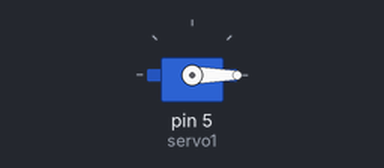
The sketch below on a simulated Arduino Uno, built with avr-gcc and run on an emulated ATmega328P. On the bench: servo.

Above: at 0.05 s.
At 0.6 s:
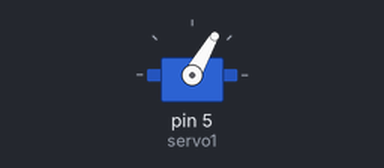
At 0.8 s:
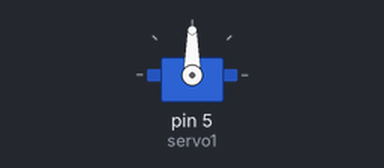
At 1.2 s:
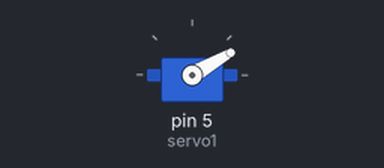
Timing chart, 0 to 3.0 s (numbered marks = the images above):
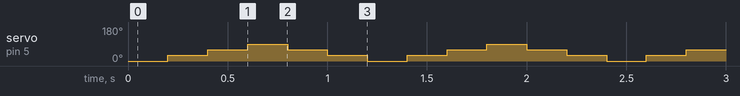

Measured:
- by itself, servo on pin 5 (servo1): repeats every 1.2 s: 60° 0.20 s, 90° 0.20 s, 60° 0.20 s, 30° 0.20 s, 0° 0.20 s, 30° 0.20 s

The sketch:

Servo_motor.ino
```cpp
#include <Servo.h>

Servo servo1;

void setup() {

servo1.attach(5);
}

void loop() {
 servo1.write(0);
 delay(200);
 servo1.write(30);
 delay(200);
 servo1.write(60);
 delay(200);
 servo1.write(90);
 delay(200);
 servo1.write(60);
 delay(200);
 servo1.write(30);
 delay(200);

}
```
